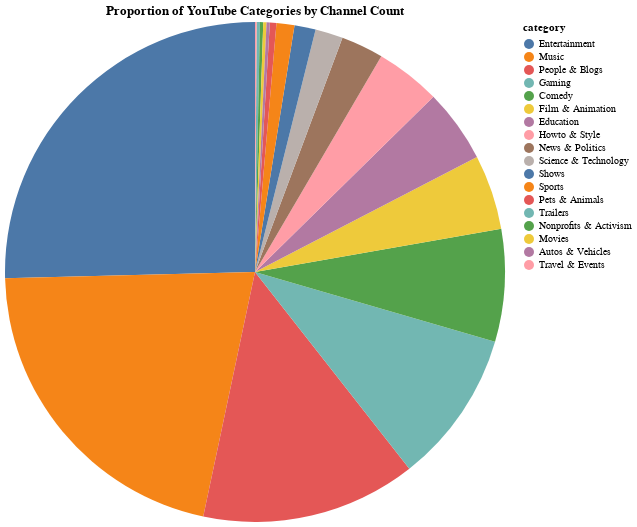

Notebook code for this chart:
### Code cell
category_counts = data_youtube['category'].value_counts().reset_index()
category_counts.columns = ['category', 'count']
category_counts = category_counts.sort_values(by='count', ascending=False)

chart = alt.Chart(category_counts).mark_arc().encode(
    theta=alt.Theta(field='count', type='quantitative'),
    color=alt.Color(field='category', type='nominal', sort=None),
    order=alt.Order('count:Q', sort='ascending'),
    tooltip=[
        alt.Tooltip('category', title='Category'),
        alt.Tooltip('count', title='Count', format=',')
    ]
).properties(
    title="Proportion of YouTube Categories by Channel Count",
    width=500,
    height=500
).configure_view(strokeWidth=0)

chart

### Figure 1 — Vega-Lite specification as saved in the notebook (floating-point values rounded to 4 significant figures)
{"config": {"view": {"continuousWidth": 300, "continuousHeight": 300, "strokeWidth": 0}}, "data": {"name": "data-7e26fb068a722f45d1e6d937476e4c7a"}, "mark": {"type": "arc"}, "encoding": {"color": {"field": "category", "sort": null, "type": "nominal"}, "order": {"field": "count", "sort": "ascending", "type": "quantitative"}, "theta": {"field": "count", "type": "quantitative"}, "tooltip": [{"field": "category", "title": "Category", "type": "nominal"}, {"field": "count", "format": ",", "title": "Count", "type": "quantitative"}]}, "height": 500, "title": "Proportion of YouTube Categories by Channel Count", "width": 500, "$schema": "https://vega.github.io/schema/vega-lite/v5.20.1.json", "datasets": {"data-7e26fb068a722f45d1e6d937476e4c7a": [{"category": "Entertainment", "count": 241}, {"category": "Music", "count": 202}, {"category": "People & Blogs", "count": 132}, {"category": "Gaming", "count": 94}, {"category": "Comedy", "count": 69}, {"category": "Film & Animation", "count": 46}, {"category": "Education", "count": 45}, {"category": "Howto & Style", "count": 40}, {"category": "News & Politics", "count": 26}, {"category": "Science & Technology", "count": 17}, {"category": "Shows", "count": 13}, {"category": "Sports", "count": 11}, {"category": "Pets & Animals", "count": 4}, {"category": "Trailers", "count": 2}, {"category": "Nonprofits & Activism", "count": 2}, {"category": "Movies", "count": 2}, {"category": "Autos & Vehicles", "count": 2}, {"category": "Travel & Events", "count": 1}]}}
